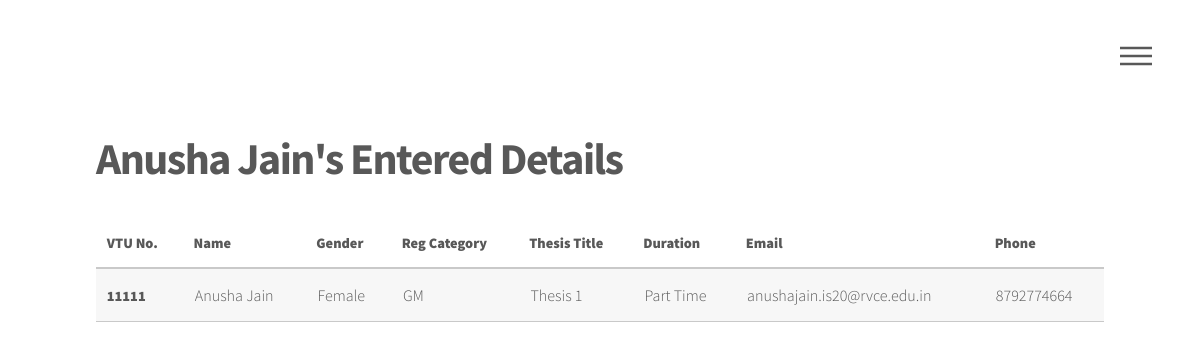
Page /view-details-candidate?vtu_no=11111 on the committed database.
### main.py (models this page shows)
class Candidate(db.Model):
    vtu_no = db.Column(db.Integer, primary_key=True)
    c_fname = db.Column(db.String(1000), nullable=False)
    c_mname = db.Column(db.String(1000))
    c_lname = db.Column(db.String(1000))
    c_gender = db.Column(db.String(1000))
    reg_category = db.Column(db.String(1000))
    reg_date = db.Column(db.String(1000), nullable=False)
    thesis_title = db.Column(db.String(1000), nullable=False)
    duration_type = db.Column(db.String(1000), nullable=False)
    c_email = db.Column(db.String(100), unique=True, nullable=False)
    c_phone = db.Column(db.Integer, unique=True, nullable=False)
    thesis_phase = db.Column(db.String(1000))
    c_p_id = db.Column(db.Integer, unique=False, nullable=True)
    c_g_id = db.Column(db.Integer, unique=False, nullable=True)

### main.py (the view)
@app.route("/view-details-candidate")
def view_details_candidate():
    vtu_no = int(request.args.get("vtu_no"))
    current_candidate = Candidate.query.get(vtu_no)
    return render_template("view_details_candidate.html", c=current_candidate,
                           table_heading=f"{current_candidate.c_fname} {current_candidate.c_mname} {current_candidate.c_lname}'s Entered Details")

### templates/view_details_candidate.html (shortened to what this page needs)
{% include "header.html" %}
<div id="main">
						<div class="inner">
							<header>
								<h1>{{ table_heading }}</h1>
							</header>
<table class="table table-striped table-light">
  <thead class="thead-dark">
    <tr>
      <th scope="col">VTU No.</th>
      <th scope="col">Name</th>
      <th scope="col">Gender</th>
      <th scope="col">Reg Category</th>
      <th scope="col">Thesis Title</th>
      <th scope="col">Duration</th>
      <th scope="col">Email</th>
      <th scope="col">Phone</th>
    </tr>
  </thead>
  <tbody>
    <tr>
      <th scope="row">{{ c.vtu_no }}</th>
      <td>{{c.c_fname}} {{c.c_mname}} {{c.c_lname}}</td>
      <td>{{c.c_gender}}</td>
      <td>{{c.reg_category}}</td>
      <td>{{c.thesis_title}}</td>
      <td>{{c.duration_type}}</td>
      <td>{{c.c_email}}</td>
      <td>{{c.c_phone}}</td>
    </tr>
  </tbody>
</table>
                </div>
</div>
{% include "footer.html" %}

### static/css/main.css (style rules this page uses)
html, body, div, span, applet, object, iframe, h1, h2, h3, h4, h5, h6, p, blockquote, pre, a, abbr, acronym, address, big, cite, code, del, dfn, em, img, ins, kbd, q, s, samp, small, strike, strong, sub, sup, tt, var, b, u, i, center, dl, dt, dd, ol, ul, li, fieldset, form, label, legend, table, caption, tbody, tfoot, thead, tr, th, td, article, aside, canvas, details, embed, figure, figcaption, footer, header, hgroup, menu, nav, output, ruby, section, summary, time, mark, audio, video { margin: 0; padding: 0; border: 0; font-size: 100%; font: inherit; vertical-align: baseline; }
article, aside, details, figcaption, figure, footer, header, hgroup, menu, nav, section { display: block; }
body { line-height: 1; }
table { border-collapse: collapse; border-spacing: 0; }
body { -webkit-text-size-adjust: none; }
body { -ms-overflow-style: scrollbar; }
html { box-sizing: border-box; }
*, *:before, *:after { box-sizing: inherit; }
body { background: #ffffff; }
body, input, select, textarea { color: #585858; font-family: "Source Sans Pro", Helvetica, sans-serif; font-size: 16pt; font-weight: 300; line-height: 1.75; }
@media screen and (max-width: 1680px) { body, input, select, textarea { font-size: 14pt; } }
@media screen and (max-width: 1280px) { body, input, select, textarea { font-size: 12pt; } }
h1 { font-size: 2.75em; font-weight: 700; line-height: 1.3; margin: 0 0 1em 0; letter-spacing: -0.035em; }
table { margin: 0 0 2em 0; width: 100%; }
table tbody tr { border: solid 1px #c9c9c9; border-left: 0; border-right: 0; }
table tbody tr:nth-child(2n + 1) { background-color: rgba(144, 144, 144, 0.075); }
table td { padding: 0.75em 0.75em; }
table th { font-size: 0.9em; font-weight: 900; padding: 0 0.75em 0.75em 0.75em; text-align: left; }
table thead { border-bottom: solid 2px #c9c9c9; }
#main { padding: 0em 0 6em 0 ; }
#wrapper > * > .inner { width: 100%; max-width: 68em; margin: 0 auto; padding: 0 2.5em; }

### rows in the picture
Candidate: vtu_no "11111", c_fname "Anusha", c_lname "Jain", c_gender "Female", reg_category "GM", thesis_title "Thesis 1", duration_type "Part Time", c_email "anushajain.is20@rvce.edu.in", c_phone "8792774664"

### other values in the picture
{{ table_heading }} "Anusha Jain's Entered Details"
